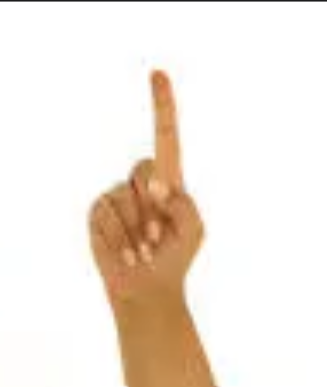
#> input picture hand_cricket/Photos/1.png, 327 x 387 px, given in place of the camera
$ python air_drawing1.py
#> lines starting #> are read from the running program, lines starting #| are printed output that depends on the picture
import numpy as np
import cv2 as cv
import mediapipe as mp
from collections import deque

def setValues(x):
    print("")

cv.namedWindow("Color detectors")

cv.createTrackbar("upper hue","Color detectors",153,180,setValues)
cv.createTrackbar("upper saturation","Color detectors",255,255,setValues)
cv.createTrackbar("upper value","Color detectors",255,255,setValues)

cv.createTrackbar("lower hue","Color detectors",64,180,setValues)
cv.createTrackbar("lower saturation","Color detectors",72,255,setValues)
cv.createTrackbar("lower value","Color detectors",49,255,setValues)

bpoints = [deque(maxlen=1024)]
gpoints = [deque(maxlen=1024)]
rpoints = [deque(maxlen=1024)]
ypoints = [deque(maxlen=1024)]

blue_index = 0
green_index = 0
red_index = 0
yellow_index = 0

kernel = np.ones((5,5),np.uint8)


colors = [(255,0,0),(0,255,0),(0,0,255),(0,255,255)]
colorIndex = 0

paintWindow = np.zeros((471,636,3),dtype= np.uint8) + 255

paintWindow = cv.rectangle(paintWindow,(40,1),(140,65),(0,0,0),2)
paintWindow = cv.rectangle(paintWindow,(160,1),(255,65),colors[0],-1)
paintWindow = cv.rectangle(paintWindow,(275,1),(370,65),colors[1],-1)
paintWindow = cv.rectangle(paintWindow,(390,1),(485,65),colors[2],-1)
paintWindow = cv.rectangle(paintWindow,(505,1),(600,65),colors[3],-1)

cv.putText(paintWindow,"CLEAR",(49,33),cv.FONT_HERSHEY_SIMPLEX,0.5,(0,0,0),2,cv.LINE_AA)
cv.putText(paintWindow,"BLUE",(199,33),cv.FONT_HERSHEY_SIMPLEX,0.5,(0,0,0),2,cv.LINE_AA)
cv.putText(paintWindow,"GREEN",(300,33),cv.FONT_HERSHEY_SIMPLEX,0.5,(0,0,0),2,cv.LINE_AA)
cv.putText(paintWindow,"RED",(420,33),cv.FONT_HERSHEY_SIMPLEX,0.5,(0,0,0),2,cv.LINE_AA)
cv.putText(paintWindow,"YELLOW",(520,33),cv.FONT_HERSHEY_SIMPLEX,0.5,(0,0,0),2,cv.LINE_AA)


cap = cv.VideoCapture(0)
while True:
    Success,frame = cap.read()
#> frame is the input picture: shape (387, 327, 3); mean B, G, R 223.5, 232.7, 242.5
    frame = cv.flip(frame,1)
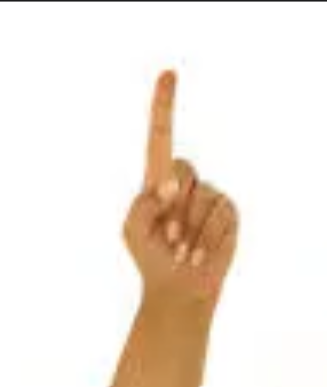
#> frame: shape (387, 327, 3); mean B, G, R 223.5, 232.7, 242.5
    hsv = cv.cvtColor(frame,cv.COLOR_BGR2HSV)
#> hsv: shape (387, 327, 3); mean H, S, V 11.1, 25.7, 242.6

    u_hue = cv.getTrackbarPos("upper hue","Color detectors")
    u_saturation = cv.getTrackbarPos("upper saturation","Color detectors")
    u_value = cv.getTrackbarPos("upper value","Color detectors")

    l_hue = cv.getTrackbarPos("lower hue","Color detectors")
    l_saturation = cv.getTrackbarPos("lower saturation","Color detectors")
    l_value = cv.getTrackbarPos("lower value","Color detectors")

    upper_hsv = np.array([u_hue,u_saturation,u_value])
    lower_hsv = np.array([l_hue,l_saturation,l_value])

    frame = cv.rectangle(frame,(40,1),(140,65),(0,0,0),-1)
    frame = cv.rectangle(frame,(160,1),(255,65),colors[0],-1)
    frame = cv.rectangle(frame,(275,1),(370,65),colors[1],-1)
    frame = cv.rectangle(frame,(390,1),(485,65),colors[2],-1)
    frame = cv.rectangle(frame,(505,1),(600,65),colors[3],-1)

    cv.putText(frame,"CLEAR",(49,33),cv.FONT_HERSHEY_SIMPLEX,0.5,(255,255,255),2,cv.LINE_AA)
    cv.putText(frame,"BLUE",(199,33),cv.FONT_HERSHEY_SIMPLEX,0.5,(0,0,0),2,cv.LINE_AA)
    cv.putText(frame,"GREEN",(300,33),cv.FONT_HERSHEY_SIMPLEX,0.5,(0,0,0),2,cv.LINE_AA)
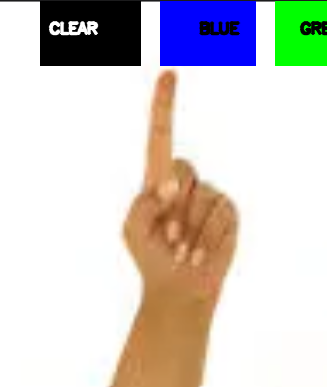
#> frame: shape (387, 327, 3); mean B, G, R 203.9, 207.5, 211.1
    cv.putText(frame,"RED",(420,33),cv.FONT_HERSHEY_SIMPLEX,0.5,(0,0,0),2,cv.LINE_AA)
    cv.putText(frame,"YELLOW",(520,33),cv.FONT_HERSHEY_SIMPLEX,0.5,(0,0,0),2,cv.LINE_AA)

    mask = cv.inRange(hsv,lower_hsv,upper_hsv)
#> mask: shape (387, 327); every value is 0
    mask = cv.erode(mask,kernel,iterations=1)
    mask = cv.morphologyEx(mask,cv.MORPH_OPEN,kernel) #removing small noises
    mask = cv.dilate(mask,kernel,iterations=1)


    cnts,z = cv.findContours(mask.copy(),cv.RETR_EXTERNAL,cv.CHAIN_APPROX_SIMPLE)
#> cnts = []; z = None
    center = None

    if len(cnts) > 0:
        cnt = sorted(cnts, key = cv.contourArea, reverse=True)[0]
        ((x,y),radius) = cv.minEnclosingCircle(cnt)
        cv.circle(frame,(int(x),int(y)),int(radius),(0,255,255),2)
        M = cv.moments(cnt)
        # M['m10'] and M['m01']: First-order moments
        # M['m00'] : Zeroth-order moments (area of the contour)
        center = (int(M['m10'] / M['m00']),int(M['m01'] / M['m00']))

        if center[1] <= 65:
            if 40 <= center[0] <= 140:
                bpoints = [deque(maxlen=512)]
                gpoints = [deque(maxlen=512)]
                rpoints = [deque(maxlen=512)]
                ypoints = [deque(maxlen=512)]

                blue_index = 0
                green_index = 0
                red_index = 0
                yellow_index = 0

                paintWindow[67:,:,:] = 255
            elif 160 <= center[0] <= 255:
                colorIndex = 0 #blue
            elif 275 <= center[0] < 370:
                colorIndex = 1 #green
            elif 390 <= center[0] < 485:
                colorIndex = 2 #red
            elif 505 <= center[0] < 600:
                colorIndex = 3 #yellow
        else:
            if colorIndex == 0:
                bpoints[blue_index].appendleft(center)
            elif colorIndex == 1:
                gpoints[green_index].appendleft(center)
            elif colorIndex == 2:
                rpoints[red_index].appendleft(center)
            elif colorIndex == 3:
                ypoints[yellow_index].appendleft(center)
    else:
        bpoints.append(deque(maxlen=512))
        blue_index += 1
        gpoints.append(deque(maxlen=512))
        green_index += 1
        rpoints.append(deque(maxlen=512))
        red_index += 1
        ypoints.append(deque(maxlen=512))
        yellow_index += 1

    points = [bpoints,gpoints,rpoints,ypoints]
    for i in range(len(points)):
        for j in range(len(points[i])):
            for k in range(1,len(points[i][j])):
                if points[i][j][k-1] is None or points[i][j][k] is None:
                    continue
                cv.line(frame,points[i][j][k-1],points[i][j][k],colors[i],2)
                cv.line(paintWindow,points[i][j][k-1],points[i][j][k],colors[i],2)
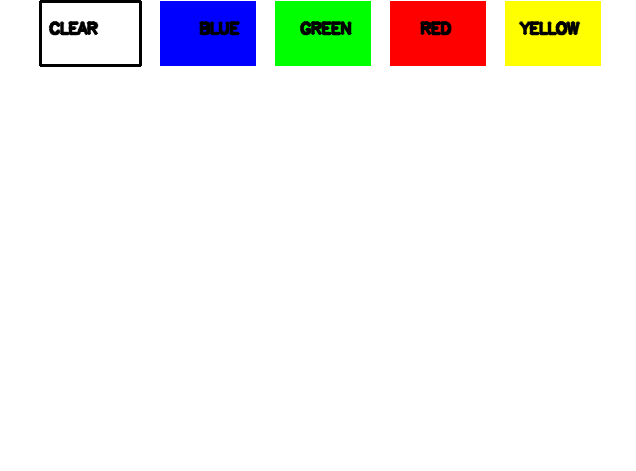
#> paintWindow: shape (471, 636, 3); mean B, G, R 237.5, 242.2, 242.4


    cv.imshow('Live Drawing',frame)
    cv.imshow('white canvas',paintWindow)
    cv.imshow('mask',mask)
    if cv.waitKey(1) & 0xff == ord('q'):
#> (key q is pressed here)
        break
cap.release()
cv.destroyAllWindows()

$ run again, on hand_cricket/Photos/2.png
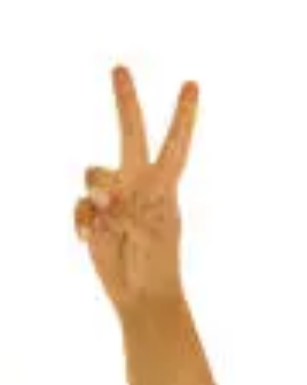
#> input picture hand_cricket/Photos/2.png, 307 x 385 px, given in place of the camera
#> frame is the input picture: shape (385, 307, 3); mean B, G, R 219.9, 231.4, 242.9
#> `frame = cv.flip(frame,1)`:
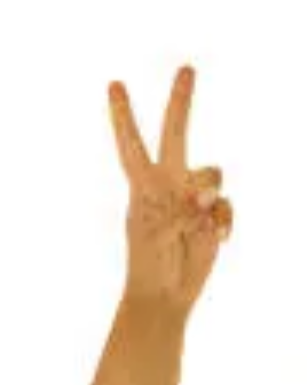
#> frame: shape (385, 307, 3); mean B, G, R 219.9, 231.4, 242.9
#> hsv: shape (385, 307, 3); mean H, S, V 10.2, 30.1, 243.1
#> `cv.putText(frame,"BLUE",(199,33),cv.FONT_HERSHEY_SIMPLEX,0.5,(0,0,0),2..`:
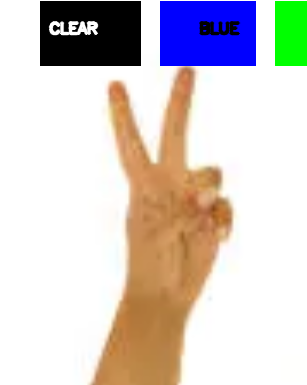
#> frame: shape (385, 307, 3); mean B, G, R 201.4, 204.9, 211.8
#> mask: shape (385, 307); every value is 0
#> cnts = []; z = None
